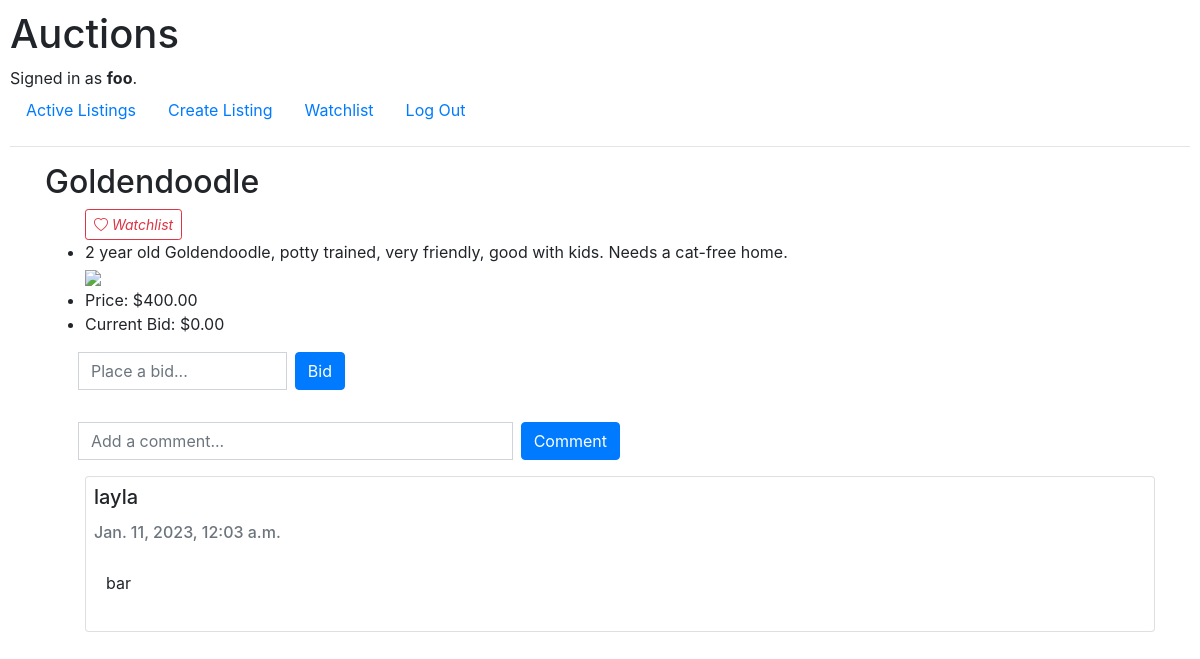
Screenshot of /listings/3 (signed in) with the database file from the repository.
### auctions/models.py (models this page shows, shortened)
class User(AbstractUser):
    watched_listings = models.ManyToManyField("Listing", blank=True, related_name="watched_by")

class Listing(models.Model):
    title = models.CharField(max_length=64)
    description = models.CharField(max_length=160)
    img_path = models.CharField(max_length=1024)
    price = models.DecimalField(max_digits=7, decimal_places=2)
    created_at = models.DateTimeField(default=datetime.now, blank=True)
    user = models.ForeignKey("User", on_delete=models.CASCADE, related_name="listings")
    winner = models.ForeignKey("User", on_delete=models.CASCADE, blank=True, null=True, related_name="listings_won")
    category = models.ForeignKey("Category", on_delete=models.CASCADE, related_name="listings")
    status = models.IntegerField(default=0) # 0 is open, 1 is closed

class Bid(models.Model):
    amount = models.DecimalField(max_digits=7, decimal_places=2)
    listing = models.ForeignKey("Listing", on_delete=models.CASCADE, related_name="bids")
    user = models.ForeignKey("User", on_delete=models.CASCADE, related_name="bids")

class Comment(models.Model):
    text = models.CharField(max_length=1024, blank=True)
    listing = models.ForeignKey("Listing", on_delete=models.CASCADE, related_name="comments")
    user = models.ForeignKey("User", on_delete=models.CASCADE, related_name="comments")
    created_at = models.DateTimeField(default=datetime.now, blank=True)

### auctions/views.py (the view)
# urls.py: path("listings/<id>", views.listing, name="listing"),
def listing(request, id):
    listing = Listing.objects.get(pk=id)
    max_bid = listing.bids.order_by('-amount').first() # SELECT * FROM bids WHERE listing = id ORDER BY amount DESC LIMIT 1
    comments = listing.comments.order_by('-text') # SELECT * FROM comments WHERE listing = id ORDER BY text DESC
    if listing == None:
        return render(request, "auctions/404.html", status=404)
    if request.method == "POST":
        if listing.watched_by.filter(id=request.user.id).exists():
            listing.watched_by.remove(request.user)
        else:
            listing.watched_by.add(request.user)
        return redirect("watchlist")
    return render(request, "auctions/listing.html", {
        "listing": listing,
        "bid_form": NewBidForm(),
        "max_bid": max_bid,
        "comment_form": NewCommentForm(),
        "comments": comments,
    })

### auctions/views.py
class NewBidForm(forms.Form):
    amount = forms.DecimalField(label="", widget=forms.TextInput(attrs={'placeholder' : 'Place a bid...', 'class' : 'form-control mx-2'}))

class NewCommentForm(forms.Form):
    text = forms.CharField(label="", widget=forms.TextInput(attrs={'placeholder': 'Add a comment...', 'class' : 'form-control mx-2'}))

### auctions/templates/auctions/listing.html (shortened to what this page needs)
{% extends "auctions/layout.html" %}
{% block body %}
    <h2>{{ listing.title }}</h2>
    <ul>
        {% if user.is_authenticated %}
        <form action="{% url 'listing' id=listing.id %}" method="post">
            <button type="submit" name="add-to-watchlist" class="btn btn-sm btn-outline-danger"><i class="bi bi-heart"> Watchlist</i></button>
        </form>
        {% endif %}
        <li>{{ listing.description }}</li>
        <img src="{{ listing.img_path }}">
        <li>Price: ${{ listing.price }}</li>
        <li>Current Bid: ${{ max_bid.amount }}</li>
        {% if user.is_authenticated %}
        <form action="{% url 'bid' id=listing.id %}" method="post" class="row">
            <div class="input-group wrapper mt-3 mb-3 w-25 align-items-center">
                {{ bid_form }}
                <input type="submit" value="Bid" class="btn btn-primary btns">
            </div>
        </form>
        <form action="{% url 'comment' id=listing.id %}" method="post" class="row">
            <div class="input-group wrapper mt-3 mb-3 w-50 align-items-center">
            {{ comment_form }}
                <input type="submit" value="Comment" class="btn btn-primary btns">
            </div>
        </form>
        {% endif %}
        {% for comment in comments %}
            <div class="card">
                <h5 class="card-title p-2">{{ comment.user }}</h5>
                <h6 class="card-subtitle px-2 mb-2 text-muted">{{ comment.created_at }}</h6>
                <p class="card-body">{{ comment.text }}</p>
            </div>
        {% endfor %}
    </ul>
{% endblock %}

### auctions/templates/auctions/layout.html (shortened to what this page needs)
{% load static %}
<!DOCTYPE html>
<html lang="en">
    <head>
        <link rel="stylesheet" href="https://stackpath.bootstrapcdn.com/bootstrap/4.4.1/css/bootstrap.min.css">
        <link rel="stylesheet" href="https://cdn.jsdelivr.net/npm/bootstrap-icons@1.5.0/font/bootstrap-icons.css">
        <link href="{% static 'auctions/styles.css' %}" rel="stylesheet">
    </head>
    <body>
        <h1>Auctions</h1>
        <div>
            {% if user.is_authenticated %}
                Signed in as <strong>{{ user.username }}</strong>.
            {% else %}
                Not signed in.
            {% endif %}
        </div>
        <ul class="nav">
            <li class="nav-item">
                <a class="nav-link" href="{% url 'index' %}">Active Listings</a>
            </li>
            {% if user.is_authenticated %}
                <li class="nav-item">
                    <a class="nav-link" href="{% url 'create' %}">Create Listing</a>
                </li>
                <li class="nav-item">
                    <a class="nav-link" href="{% url 'watchlist' %}">Watchlist</a>
                </li>
                <li class="nav-item">
                    <a class="nav-link" href="{% url 'logout' %}">Log Out</a>
                </li>
            {% endif %}
        </ul>
        <hr>
        <div class="container">
            {% block body %}
            {% endblock %}
        </div>
    </body>
</html>

### auctions/static/auctions/styles.css (style rules this page uses)
body { padding: 10px; }
img { width: 20rem; }

### rows the page displays
User: username "foo"
Listing: title "Goldendoodle", description "2 year old Goldendoodle, potty trained, very friendly, good with kids. Needs a cat-free home.", price "400.00"
Bid: amount "0.00"
Comment: user "layla", created_at "Jan. 11, 2023, 12:03 a.m.", text "bar"
